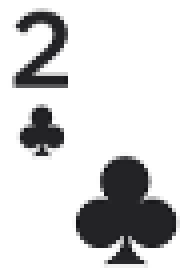
#> input picture pics/2C.png, 45 x 68 px (shown 4 times larger)
$ python test2.py
#> lines starting #> are read from the running program, lines starting #| are printed output that depends on the picture
import cv2
import numpy as np
import os
import time
from matplotlib import pyplot as plt
from PIL import Image, ImageFilter, ImageGrab

class Brain(object):
    def __init__(self):
        self.poker_identify = '../pics/pokermaster_identify.png'
        self.is_find_table = False
        self.position_config = {'table_card' : [120, 470, 425, 555]}
        values = "23456789TJQKA"
        suites = "CDHS"
        self.img = {}
        self.card_images = {}
        for x in values:
            for y in suites:
                name = "../pics/" + x + y + ".png"
                if os.path.exists(name):
                    self.img[x + y.upper()] = Image.open(name)
                    self.card_images[x + y.upper()] = cv2.cvtColor(np.array(self.img[x + y.upper()]), cv2.COLOR_BGR2RGB)
                else:
                    print("Card template File not found: " + str(x) + str(y) + ".png")

    def match_template(self, screenshot, template):
        _template = cv2.cvtColor(np.array(template), cv2.COLOR_BGR2GRAY)
        #cv2.imshow('tmp', _template)
        #cv2.waitKey(0)
        #cv2.destroyAllWindows()
        w, h = _template.shape[::-1]
        img = cv2.cvtColor(np.array(screenshot), cv2.COLOR_BGR2GRAY)
        method = eval('cv2.TM_CCOEFF_NORMED')
        # Apply template Matching
        res = cv2.matchTemplate(img, _template, method)
        loc = np.where(res >= 0.99)

        min_val, max_val, min_loc, max_loc = cv2.minMaxLoc(res)

        # If the method is TM_SQDIFF or TM_SQDIFF_NORMED, take minimum
        if method in [cv2.TM_SQDIFF, cv2.TM_SQDIFF_NORMED]:
            best_fit = min_loc
        else:
            best_fit = max_loc

        count = 0
        points = []
        for pt in zip(*loc[::-1]):
            cv2.rectangle(img, pt, (pt[0] + w, pt[1] + h), (7,249,151), 2)
            count += 1
            points.append(pt)

        if count >= 1:
            cv2.imshow('Detected', img)
            cv2.waitKey(0)
            cv2.destroyAllWindows()

        return count, points, best_fit, min_val

    def find_table(self, screenshot):
        cont, points, best_fit, min_val = self.match_template(screenshot, Image.open(self.poker_identify))

        return cont >= 1

    def check_table_card(self, screenshot):
        self.cards_on_table = []
        table_card_position = self.position_config['table_card']
        table_card_img = screenshot.crop((table_card_position[0], table_card_position[1],
                                    table_card_position[2], table_card_position[3]))

        #cv2.imshow('Detected', np.array(table_card_img))
        #cv2.waitKey(0)
        #cv2.destroyAllWindows()
        for key, template in self.card_images.items():
            count, points, best_fit, min_val = self.match_template(table_card_img, template)
            if count >= 1:
                self.cards_on_table.append(key)

        self.game_stage = ''

        if len(self.cards_on_table) < 1:
            self.game_stage = "PreFlop"
        elif len(self.cards_on_table) == 3:
            self.game_stage = "Flop"
        elif len(self.cards_on_table) == 4:
            self.game_stage = "Turn"
        elif len(self.cards_on_table) == 5:
            self.game_stage = "River"

    def start(self, q):
         while True:
             s = q.get(True)
             print('get a sth from eyes')
             if self.is_find_table == False :
                if self.find_table(s) :
                    print('find a table')
                    self.is_find_table = True
             else:
                 self.check_table_card(s)
                 print ('table stage', self.game_stage, 'cards on table', self.cards_on_table)


brain = Brain()
brain.cards_on_table = []
table_card_img = Image.open('../pics/test.png')
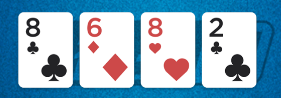
#> input picture pics/TEST.png, 281 x 98 px, found by its file name
#> table_card_img is the input picture: PIL image 281x98 RGBA; mean R, G, B, A 139.5, 175.1, 197.5, 255

# cv2.imshow('Detected', np.array(table_card_img))
# cv2.waitKey(0)
# cv2.destroyAllWindows()
for key, template in brain.card_images.items():
    count, points, best_fit, min_val = brain.match_template(table_card_img, template)
    if count >= 1:
        brain.cards_on_table.append(key)
#> this loop made 3 passes
#> (key, w in match_template, h in match_template, loc in match_template, min_val, max_val in match_template, min_loc in match_template, best_fit) on passes 2 to 3: ('2S', 49, 67, (empty array, empty array), -0.246, 0.926, (177, 10), (205, 16)), ('3C', 47, 68, (empty array, empty array), -0.256, 0.925, (56, 10), (22, 15))
#> (key, w in match_template, h in match_template, min_val, max_val in match_template, min_loc in match_template, count, points) on pass 1: ('2C', 45, 68, -0.274, 1, (56, 10), 1, [(206, 15)])
#> pass 1, in match_template, `img = cv2.cvtColor(np.array(screenshot), cv2.COLOR_BGR2GRAY)`:
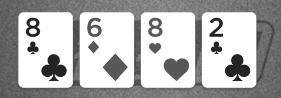
#> img: shape (98, 281); min 18, max 255, mean 177.8
#> pass 1, in match_template, `res = cv2.matchTemplate(img, _template, method)`:
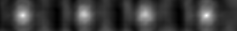
#> res: shape (31, 237) float32; min -0.274, max 1, mean 0.023; drawn with min black and max white
#> pass 1, in match_template, `cv2.imshow('Detected', img)`:
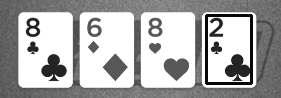
#> window 'Detected': shape (98, 281); min 7, max 255, mean 171.7
#> after the loop, brain.cards_on_table = ['2C']

brain.game_stage = ''

if len(brain.cards_on_table) < 1:
    brain.game_stage = "PreFlop"
elif len(brain.cards_on_table) == 3:
    brain.game_stage = "Flop"
elif len(brain.cards_on_table) == 4:
    brain.game_stage = "Turn"
elif len(brain.cards_on_table) == 5:
    brain.game_stage = "River"
print ('table stage', brain.game_stage, 'cards on table', brain.cards_on_table)
#| table stage  cards on table ['2C']
